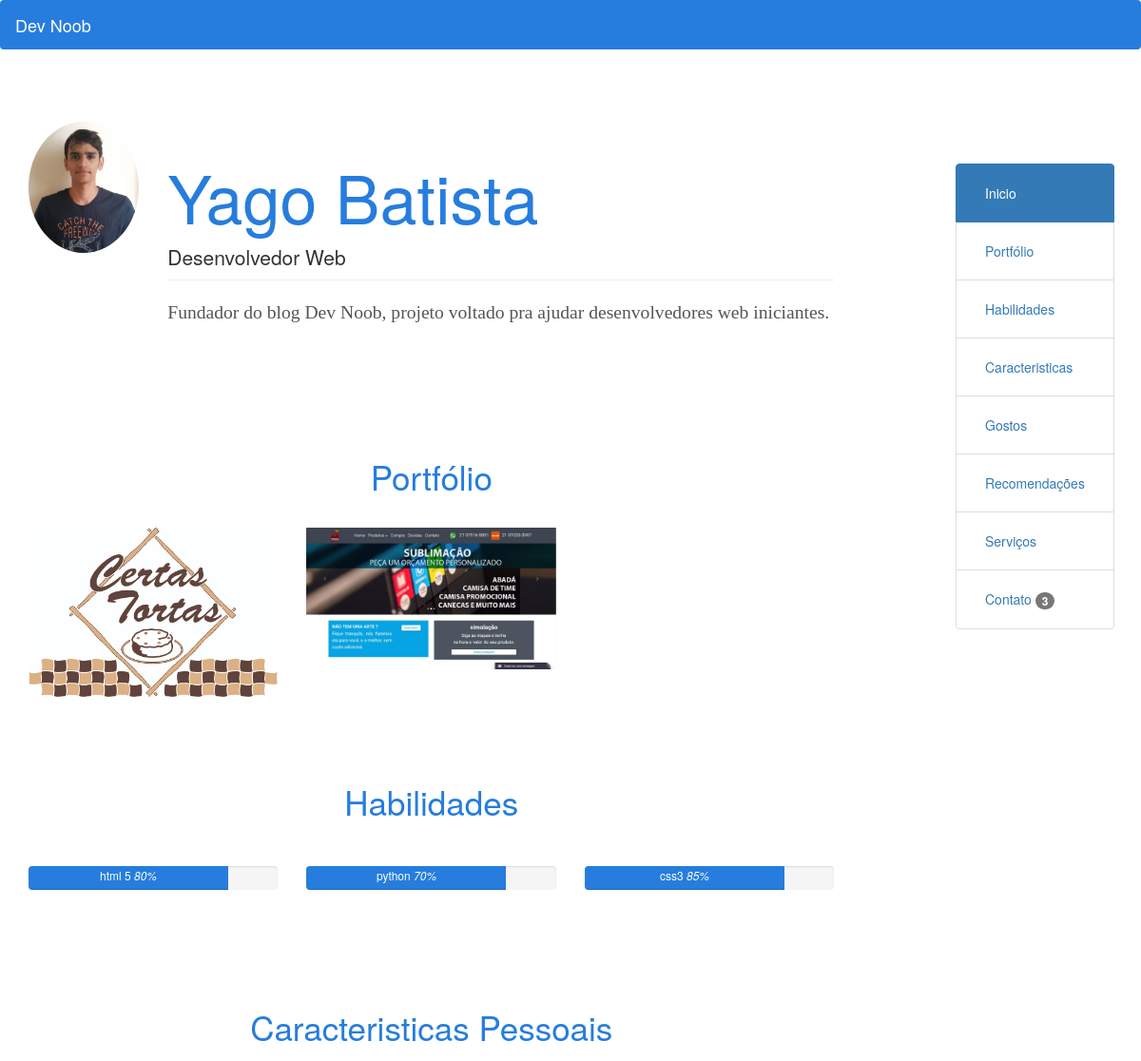
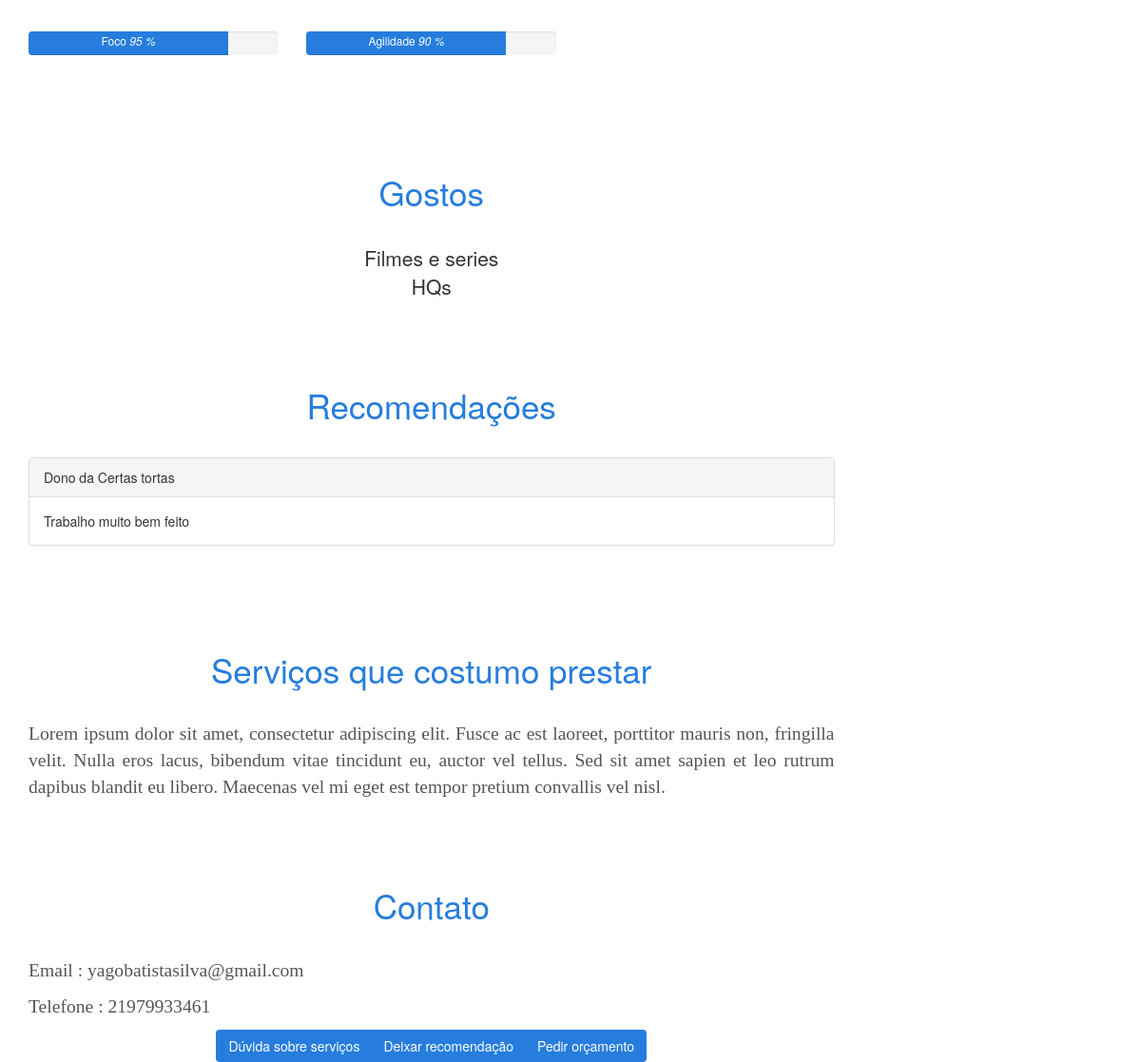
The page / on the database its author committed (2 pictures, top to bottom).
### devnoob/models.py (models this page shows, shortened)
class Perfil(models.Model):
    nome = models.CharField(max_length = 100)
    cargo = models.CharField(max_length = 100)
    email = models.CharField(max_length = 300)
    telefone = models.CharField(max_length = 15)
    foto_perfil = models.ImageField(upload_to='perfil')
    mensagem = models.TextField()
    servicos = models.TextField()

class Portfolio(models.Model):
    titulo = models.CharField(max_length = 100)
    imagem = models.ImageField(upload_to='portfolio')
    link = models.URLField()
    conteudo = models.TextField()

class Habilidade (models.Model):
    titulo = models.CharField(max_length = 100)
    nivel = models.IntegerField()

class Caracteristica (models.Model):
    titulo = models.CharField(max_length = 100)
    nivel = models.IntegerField()

class Gosto (models.Model):
    titulo = models.CharField(max_length = 100)

class Recomendacao(models.Model):
    titulo = models.CharField(max_length = 100)
    conteudo = models.TextField()

### devnoob/views.py (the view)
# urls.py: url(r'^$',home)
def home (request):
    lista_habilidades = Habilidade.objects.all()
    lista_portfolio = Portfolio.objects.all()
    lista_caracteristicas = Caracteristica.objects.all()
    lista_gostos = Gosto.objects.all()
    lista_recomendacoes = Recomendacao.objects.all()
    perfil = Perfil.objects.get(id=1)
    listas = {
    'lista_habilidades':lista_habilidades ,
    'lista_portfolio' :lista_portfolio ,
    'lista_caracteristicas' : lista_caracteristicas ,
    'lista_gostos' : lista_gostos ,
    'lista_recomendacoes' : lista_recomendacoes ,
    'perfil' : perfil,
    'contador':0
    }
    return render(request,'devnoob/index.html', listas)

### devnoob/templates/devnoob/index.html (shortened to what this page needs)
{% load static %}
<!DOCTYPE html>
<html lang="pt-br">
  <head>
    <link rel="stylesheet" href="https://maxcdn.bootstrapcdn.com/bootstrap/3.3.7/css/bootstrap.min.css">
    <link href="{% static 'css/style.css' %}" rel="stylesheet">
  </head>
  <body data-spy="scroll" data-target="#myScrollspy">
    <header>
      <nav class="navbar navbar-expand-lg fundo-azul">
        <a class="navbar-brand" href="">Dev Noob</a>
      </nav>
    </header>
    <div class="container">
      <div class="row">
        <div class="col-md-9">
          <section id="perfil" class="sessao">
            <div class="row">
              <div class="col-md-2 ">
                <img class="img-circle" src="{{perfil.foto_perfil.url}}" alt="">
              </div>
              <div class="col-md-10 ">
                <div class="page-header">
                  <h1 class="text-left">{{perfil.nome}}</h1><small>{{perfil.cargo}}</small>
                </div>
              </div>
              <div class="col-md-10 col-md-offset-2 ">
                <p>{{perfil.mensagem}}</p>
                <p>&nbsp;</p>
              </div>
            </div>
          </section>
          <section id="portfolio" class="sessao">
            <h2 class="text-center"> Portfólio </h2>
            <div class="row">
              {% for portfolio in lista_portfolio%}
              <div class="col-md-4 ">
                <a href="#exampleModal0" class="" data-toggle="modal">
      <img src="{{portfolio.imagem.url}}" class="img-responsive" alt="print do site malungoeu">
      </a>
              </div>
              {% endfor %}
            </div>
          </section>
          <section id="habilidades" class="sessao">
            <h2 class="text-center"> Habilidades </h2>
            <div class="row">
              {% for habilidade in lista_habilidades %}
              <div class="col-md-4 habilidade">
                <div class="progress skill-bar ">
                  <div class="progress-bar progress-bar-azul" role="progressbar" aria-valuenow="80" aria-valuemin="0" aria-valuemax="100">
                    <span class="skill">{{habilidade.titulo}} <i class="val">{{habilidade.nivel}}%</i></span>
                  </div>
                </div>
              </div>
              {% endfor %}
            </div>
          </section>
          <section id="caracteristicas" class="sessao">
            <h2 class="text-center"> Caracteristicas Pessoais </h2>
            <div class="row">
              {% for caracteristica in lista_caracteristicas %}
              <div class="col-md-4 habilidade">
                <div class="progress skill-bar ">
                  <div class="progress-bar progress-bar-azul" role="progressbar" aria-valuenow="80" aria-valuemin="0" aria-valuemax="100">
                    <span class="skill">{{caracteristica.titulo}} <i class="val">{{caracteristica.nivel}} %</i></span>
                  </div>
                </div>
              </div>
              {% endfor %}
            </div>
          </section>
          <section id="gostos" class="sessao">
            <h2 class="text-center"> Gostos </h2>
            <ul class="list-gostos">
              {% for gosto in lista_gostos %}
              <li>{{gosto.titulo}}</li>
              {% endfor %}
            </ul>
          </section>
          <section id="recomendacoes" class="sessao">
            <h2 class="text-center"> Recomendações </h2>
            <div id="myCarousel" class="carousel slide" data-ride="carousel">
              <div class="carousel-inner">
                {% for Recomendacao in lista_recomendacoes%}
                <div class="item">
                  <div class="panel panel-default">
                    <div class="panel-heading">{{Recomendacao.titulo}}</div>
                    <div class="panel-body">
                      {{Recomendacao.conteudo}}
                    </div>
                  </div>
                </div>
                {% endfor %}
              </div>
            </div>
</section>
<section id="servicos" class="sessao">
  <h2 class="text-center">Serviços que costumo prestar </h2>
  <p>{{perfil.servicos}}</p>
</section>
<section id="contato" class="sessao">
  <h2 class="text-center"> Contato </h2>
  <p>Email : {{perfil.email}}</p>
  <p>Telefone : {{perfil.telefone}}</p>
  <div class="text-center">
    <div class="btn-group" role="group" aria-label="...">
      <button id="ser" type="button" class="btn fundo-azul" data-loading-text="carregando..." autocomplete="off">
      Dúvida sobre serviços
    </button>
      <button id="rec" type="button" class="btn fundo-azul" data-loading-text="carregando..." autocomplete="off">
      Deixar recomendação
    </button>
      <button id="botao" type="button" class="btn fundo-azul" data-loading-text="carregando..." autocomplete="off">
    Pedir orçamento
  </button>
    </div>
  </div>
</section>
        </div>
        <nav id="myScrollspy" class="col-md-2 col-md-offset-1">
          <ul class="nav list-group" data-offset-top="160" data-spy="affix">
            <li class="list-group-item active"><a href="#perfil">Inicio</a></li>
            <li class="list-group-item"><a href="#portfolio">Portfólio</a></li>
            <li class="list-group-item"><a href="#habilidades">Habilidades</a></li>
            <li class="list-group-item"><a href="#caracteristicas">Caracteristicas</a></li>
            <li class="list-group-item"><a href="#gostos">Gostos</a></li>
            <li class="list-group-item"><a href="#recomendacoes">Recomendações</a></li>
            <li class="list-group-item"><a href="#servicos">Serviços</a></li>
            <li class="list-group-item"><a href="#contato">Contato <span class="badge">3</span></a></li>
          </ul>
        </nav>
      </div>
    </div>
  </body>
</html>

### devnoob/static/css/style.css (style rules this page uses)
.habilidade { margin-top: 1em; margin-bottom: 1em; }
.sessao { margin-top: 2em; padding-top: 2em; }
.sessao h2 { margin-top: 1em; margin-bottom: 1em; }
h1 { color: #267DDD; font-size: 5em; }
h2 { color: #267DDD; text-align: center; font-size: 2.5em; }
.list-gostos { padding: 0px; }
.list-gostos li { list-style-type: none; font-size: 1.5em; text-align: center }
.fundo-azul { background-color: #267DDD !important; color: #fff; }
.fundo-azul .navbar-brand { color: #fff !important; }
p { color: #555; font-family: fantasy; font-size: 1.4em; text-align: justify; }
.img-circle { border-radius: 50%; width: 100%; }
.progress { position: relative; height: 25px; ; }
.progress-bar-azul { background-color: #267DDD; }
body { position: relative; }
.nav>li.active>a { color: #fff; }
small { font-size: 150%; }
.affix-top { top: 100px; position: absolute; }

### rows shown on the page
Perfil: foto_perfil (picture), nome "Yago Batista", cargo "Desenvolvedor Web", mensagem "Fundador do blog Dev Noob, projeto voltado pra ajudar desenvolvedores web iniciantes.", servicos "Lorem ipsum dolor sit amet, consectetur adipiscing elit. Fusce ac est laoreet, porttitor mauris non, fringilla velit. Nulla eros lacus, bibendum vitae tincidunt eu, auctor vel tellus. Sed sit amet sapien et leo rutrum dapibus blandit eu libero. Maecenas vel mi eget est tempor pretium convallis vel nisl.", email "yagobatistasilva@gmail.com", telefone "21979933461"
Portfolio: imagem (picture)
Portfolio: imagem (picture)
Habilidade: titulo "html 5", nivel "80"
Habilidade: titulo "python", nivel "70"
Habilidade: titulo "css3", nivel "85"
Caracteristica: titulo "Foco", nivel "95"
Caracteristica: titulo "Agilidade", nivel "90"
Gosto: titulo "Filmes e series"
Gosto: titulo "HQs"
Recomendacao: titulo "Dono da Certas tortas", conteudo "Trabalho muito bem feito"
